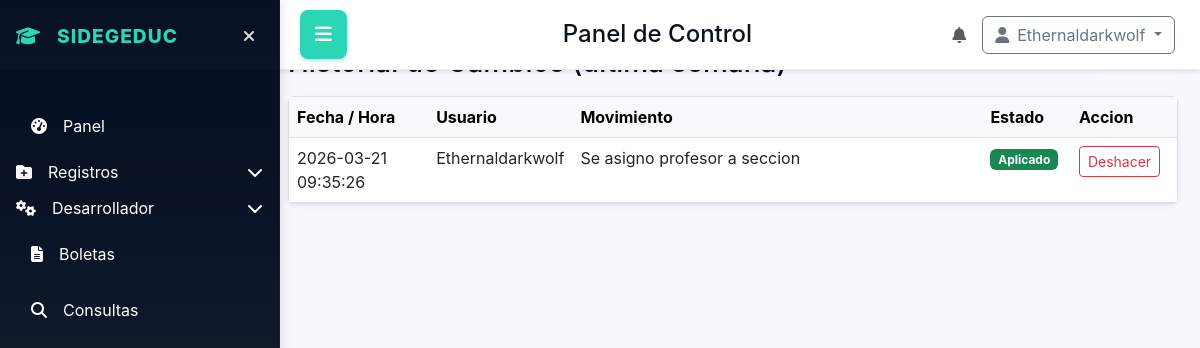
The app's page /developer/cambios-realizados (signed in), older data.
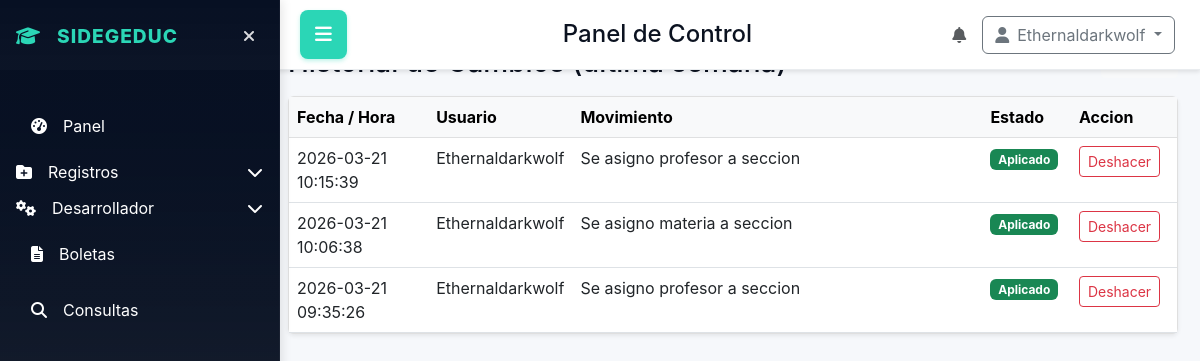
The same page, newer data.
### tables this page shows
CREATE TABLE change_history (
            id INTEGER PRIMARY KEY AUTOINCREMENT,
            user_id INTEGER,
            username TEXT,
            action_type TEXT NOT NULL,
            entity_type TEXT NOT NULL,
            entity_id INTEGER,
            description TEXT,
            payload_json TEXT,
            undo_supported INTEGER DEFAULT 0,
            undone INTEGER DEFAULT 0,
            created_at TEXT NOT NULL
        );

### app.py (the view)
@app.route('/developer/cambios-realizados')
def developer_cambios_realizados():
    return manejar_la_vista_de.developer_cambios_realizados_vista()

### app.py (called while the page is built)
@event.listens_for(Engine, "connect")
def set_sqlite_pragma(dbapi_connection, connection_record):
    if app.config['SQLALCHEMY_DATABASE_URI'].startswith("sqlite"):
        cursor = dbapi_connection.cursor()
        cursor.execute("PRAGMA foreign_keys=ON")
        cursor.close()

@app.context_processor
def inject_user_context():
    try:
        ctx = get_user_context(session)
    except Exception:
        ctx = {}
    return {
        'is_creator': ctx.get('is_creator', False),
        'developer_priv': ctx.get('developer_priv', False),
        'role_name': ctx.get('role_name'),
        'role_desc': ctx.get('role_desc'),
        'status': ctx.get('status'),
        'usuario': ctx.get('user')
    }

### utils/change_history.py (called while the page is built)
def prune_old_changes(days=7):
    db.session.execute(
        text("DELETE FROM change_history WHERE datetime(created_at) < datetime('now', :days_expr)"),
        {'days_expr': f'-{int(days)} days'}
    )
    db.session.commit()

### templates/home_panel/struct.html (shortened to what this page needs)
<!DOCTYPE html>
<html lang="en">
<head>
    <link href="https://cdn.jsdelivr.net/npm/bootstrap@5.3.0/dist/css/bootstrap.min.css" rel="stylesheet">
    <link rel="stylesheet" href="https://cdnjs.cloudflare.com/ajax/libs/font-awesome/6.4.0/css/all.min.css">
    <link rel="stylesheet" href="{{ url_for('static', filename='home_panel/home_panel.css') }}">
    <link rel="stylesheet" href="https://cdn.jsdelivr.net/npm/flatpickr/dist/themes/material_blue.css">
</head>
<body>
    <div class="app-layout">
        <aside class="sidebar" id="sidebar">
            <div class="p-3">
                <div class="d-flex align-items-center mb-3">
                    <div class="logo">
                        <i class="fas fa-graduation-cap me-2"></i>
                        SIDEGEDUC
                    </div>
                    <button id="sidebar-toggle" class="sidebar-toggle" aria-label="Ocultar sidebar">
                        <i class="fas fa-times"></i>
                    </button>
                </div>
            </div>
            <nav class="p-3 flex-grow-1">
                <ul class="nav flex-column">
                    <li class="nav-item mb-2">
                        <a class="nav-link" href="{{ url_for('dashboard') }}">
                            <i class="fas fa-tachometer-alt me-3"></i>
                            <span>Panel</span>
                        </a>
                    </li>
                    <li class="nav-item mb-2">
                        <button class="nav-link btn btn-link text-start p-0 w-100" data-bs-toggle="collapse" data-bs-target="#registrosSub" aria-expanded="false">
                            <i class="fas fa-folder-plus me-3"></i>
                            <span>Registros</span>
                            <i class="fas fa-chevron-down ms-auto"></i>
                        </button>
                    </li>
                    {% if developer_priv %}
                    <li class="nav-item mb-2">
                        <button class="nav-link btn btn-link text-start p-0 w-100" data-bs-toggle="collapse" data-bs-target="#developerSub" aria-expanded="false">
                            <i class="fas fa-cogs me-3"></i>
                            <span>Desarrollador</span>
                            <i class="fas fa-chevron-down ms-auto"></i>
                        </button>
                    </li>
                    {% endif %}
                    <li class="nav-item mb-2">
                        <a class="nav-link" href="{{ url_for('boleta') }}">
                            <i class="fas fa-file-alt me-3"></i>
                            <span>Boletas</span>
                        </a>
                    </li>
                    <li class="nav-item mb-2">
                        <a class="nav-link" href="{{ url_for('consultas') }}">
                            <i class="fas fa-search me-3"></i>
                            <span>Consultas</span>
                        </a>
                    </li>
                </ul>
            </nav>
        </aside>
        <header class="topbar">
            <button id="menu-toggle" class="menu-toggle">
                <i class="fas fa-bars"></i>
            </button>
            <div class="d-flex align-items-center">
                <h1 class="h4 mb-0 ms-3">Panel de Control</h1>
            </div>
            <div class="d-flex align-items-center">
                <div class="me-3">
                    <i class="fas fa-bell text-muted"></i>
                </div>
                <div class="dropdown">
                    <button class="btn btn-outline-secondary dropdown-toggle" type="button" data-bs-toggle="dropdown">
                        <i class="fas fa-user me-2"></i>{{ usuario if usuario else 'Invitado' }}
                    </button>
                </div>
            </div>
        </header>
        <main class="content">
            {% if content_template %}
                {% include content_template %}
            {% endif %}
        </main>
    </div>
</body>
</html>

### templates/home_panel/developer_cambios_realizados.html (shortened to what this page needs)
<div class="container-fluid mt-4">
  <div class="d-flex justify-content-between align-items-center mb-3">
    <h3 class="mb-0">Historial de Cambios (ultima semana)</h3>
    <a href="{{ url_for('dashboard') }}" class="btn btn-sm btn-light">← Volver</a>
  </div>
  <div class="card shadow-sm">
    <div class="card-body p-0">
      <div class="table-responsive">
        <table class="table table-hover mb-0">
          <thead class="table-light">
            <tr>
              <th style="width: 16%;">Fecha / Hora</th>
              <th style="width: 14%;">Usuario</th>
              <th style="width: 48%;">Movimiento</th>
              <th style="width: 10%;">Estado</th>
              <th style="width: 12%;">Accion</th>
            </tr>
          </thead>
          <tbody>
            {% if cambios %}
              {% for c in cambios %}
              <tr>
                <td>{{ c.created_at }}</td>
                <td>{{ c.username or 'Usuario' }}</td>
                <td>{{ c.description or (c.action_type ~ ' ' ~ c.entity_type) }}</td>
                <td>
                  {% if c.undone %}
                    <span class="badge bg-secondary">Deshecho</span>
                  {% else %}
                    <span class="badge bg-success">Aplicado</span>
                  {% endif %}
                </td>
                <td>
                  {% if c.undo_supported and not c.undone %}
                  <form method="post" action="{{ url_for('developer_cambios_deshacer') }}" style="margin:0;">
                    <button type="submit" class="btn btn-sm btn-outline-danger" onclick="return confirm('¿Deshacer este cambio?')">
                      Deshacer
                    </button>
                  </form>
                  {% else %}
                    <span class="text-muted small">No aplica</span>
                  {% endif %}
                </td>
              </tr>
              {% endfor %}
            {% else %}
              <tr>
                <td colspan="5" class="text-center text-muted py-4">No hay cambios recientes registrados.</td>
              </tr>
            {% endif %}
          </tbody>
        </table>
      </div>
    </div>
  </div>
</div>

Row changes from the older to the newer data that the page shows:
added change_history: created_at "2026-03-21 10:15:39", username "Ethernaldarkwolf", description "Se asigno profesor a seccion", undone "Aplicado"
added change_history: created_at "2026-03-21 10:06:38", username "Ethernaldarkwolf", description "Se asigno materia a seccion", undone "Aplicado"
